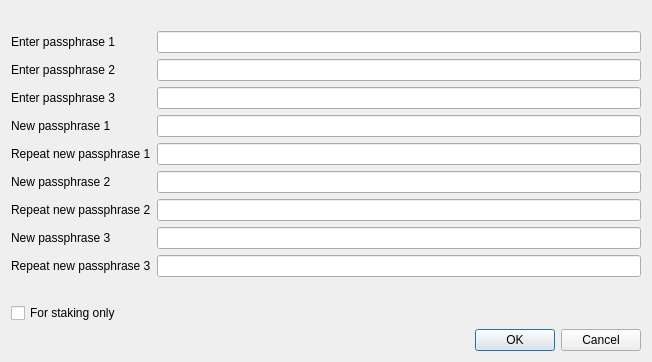
<?xml version="1.0" encoding="UTF-8"?>
<ui version="4.0">
 <class>AskPassphraseDialog</class>
 <widget class="QDialog" name="AskPassphraseDialog">
  <property name="geometry">
   <rect>
    <x>0</x>
    <y>0</y>
    <width>652</width>
    <height>331</height>
   </rect>
  </property>
  <property name="sizePolicy">
   <sizepolicy hsizetype="Preferred" vsizetype="Minimum">
    <horstretch>0</horstretch>
    <verstretch>0</verstretch>
   </sizepolicy>
  </property>
  <property name="minimumSize">
   <size>
    <width>550</width>
    <height>0</height>
   </size>
  </property>
  <property name="windowTitle">
   <string>Passphrase Dialog</string>
  </property>
  <layout class="QVBoxLayout" name="verticalLayout">
   <item>
    <widget class="QLabel" name="warningLabel">
     <property name="textFormat">
      <enum>Qt::RichText</enum>
     </property>
     <property name="wordWrap">
      <bool>true</bool>
     </property>
    </widget>
   </item>
   <item>
    <layout class="QFormLayout" name="formLayout">
     <property name="fieldGrowthPolicy">
      <enum>QFormLayout::AllNonFixedFieldsGrow</enum>
     </property>
     <item row="0" column="0">
      <widget class="QLabel" name="passLabel1">
       <property name="text">
        <string>Enter passphrase 1</string>
       </property>
      </widget>
     </item>
     <item row="0" column="1">
      <widget class="QLineEdit" name="passEdit1">
       <property name="echoMode">
        <enum>QLineEdit::Password</enum>
       </property>
      </widget>
     </item>
     <item row="1" column="0">
      <widget class="QLabel" name="passLabel12">
       <property name="text">
        <string>Enter passphrase 2</string>
       </property>
      </widget>
     </item>
     <item row="1" column="1">
      <widget class="QLineEdit" name="passEdit12">
       <property name="echoMode">
        <enum>QLineEdit::Password</enum>
       </property>
      </widget>
     </item>
     <item row="2" column="0">
      <widget class="QLabel" name="passLabel13">
       <property name="text">
        <string>Enter passphrase 3</string>
       </property>
      </widget>
     </item>
     <item row="2" column="1">
      <widget class="QLineEdit" name="passEdit13">
       <property name="echoMode">
        <enum>QLineEdit::Password</enum>
       </property>
      </widget>
     </item>
     <item row="3" column="0">
      <widget class="QLabel" name="passLabel2">
       <property name="text">
        <string>New passphrase 1</string>
       </property>
      </widget>
     </item>
     <item row="3" column="1">
      <widget class="QLineEdit" name="passEdit2">
       <property name="echoMode">
        <enum>QLineEdit::Password</enum>
       </property>
      </widget>
     </item>
     <item row="4" column="0">
      <widget class="QLabel" name="passLabel3">
       <property name="text">
        <string>Repeat new passphrase 1</string>
       </property>
      </widget>
     </item>
     <item row="4" column="1">
      <widget class="QLineEdit" name="passEdit3">
       <property name="echoMode">
        <enum>QLineEdit::Password</enum>
       </property>
      </widget>
     </item>
     <item row="10" column="1">
      <widget class="QLabel" name="capsLabel">
       <property name="font">
        <font>
         <weight>75</weight>
         <bold>true</bold>
        </font>
       </property>
       <property name="text">
        <string/>
       </property>
       <property name="alignment">
        <set>Qt::AlignCenter</set>
       </property>
      </widget>
     </item>
     <item row="11" column="0">
      <widget class="QCheckBox" name="mintingCheckBox">
       <property name="enabled">
        <bool>true</bool>
       </property>
       <property name="visible">
        <bool>false</bool>
       </property>
       <property name="toolTip">
        <string>Serves to disable trivial use of sendmoney when the OS account is compromised. Provides no real security.</string>
       </property>
       <property name="text">
        <string>For staking only</string>
       </property>
      </widget>
     </item>
     <item row="6" column="1">
      <widget class="QLineEdit" name="passEdit22">
       <property name="echoMode">
        <enum>QLineEdit::Password</enum>
       </property>
      </widget>
     </item>
     <item row="6" column="0">
      <widget class="QLabel" name="passLabel22">
       <property name="text">
        <string>New passphrase 2</string>
       </property>
      </widget>
     </item>
     <item row="7" column="1">
      <widget class="QLineEdit" name="passEdit32">
       <property name="echoMode">
        <enum>QLineEdit::Password</enum>
       </property>
      </widget>
     </item>
     <item row="7" column="0">
      <widget class="QLabel" name="passLabel32">
       <property name="text">
        <string>Repeat new passphrase 2</string>
       </property>
      </widget>
     </item>
     <item row="8" column="1">
      <widget class="QLineEdit" name="passEdit23">
       <property name="echoMode">
        <enum>QLineEdit::Password</enum>
       </property>
      </widget>
     </item>
     <item row="8" column="0">
      <widget class="QLabel" name="passLabel23">
       <property name="text">
        <string>New passphrase 3</string>
       </property>
      </widget>
     </item>
     <item row="9" column="1">
      <widget class="QLineEdit" name="passEdit33">
       <property name="echoMode">
        <enum>QLineEdit::Password</enum>
       </property>
      </widget>
     </item>
     <item row="9" column="0">
      <widget class="QLabel" name="passLabel33">
       <property name="text">
        <string>Repeat new passphrase 3</string>
       </property>
      </widget>
     </item>
    </layout>
   </item>
   <item>
    <widget class="QDialogButtonBox" name="buttonBox">
     <property name="orientation">
      <enum>Qt::Horizontal</enum>
     </property>
     <property name="standardButtons">
      <set>QDialogButtonBox::Cancel|QDialogButtonBox::Ok</set>
     </property>
    </widget>
   </item>
  </layout>
 </widget>
 <resources/>
 <connections>
  <connection>
   <sender>buttonBox</sender>
   <signal>accepted()</signal>
   <receiver>AskPassphraseDialog</receiver>
   <slot>accept()</slot>
   <hints>
    <hint type="sourcelabel">
     <x>248</x>
     <y>254</y>
    </hint>
    <hint type="destinationlabel">
     <x>157</x>
     <y>274</y>
    </hint>
   </hints>
  </connection>
  <connection>
   <sender>buttonBox</sender>
   <signal>rejected()</signal>
   <receiver>AskPassphraseDialog</receiver>
   <slot>reject()</slot>
   <hints>
    <hint type="sourcelabel">
     <x>316</x>
     <y>260</y>
    </hint>
    <hint type="destinationlabel">
     <x>286</x>
     <y>274</y>
    </hint>
   </hints>
  </connection>
 </connections>
</ui>
